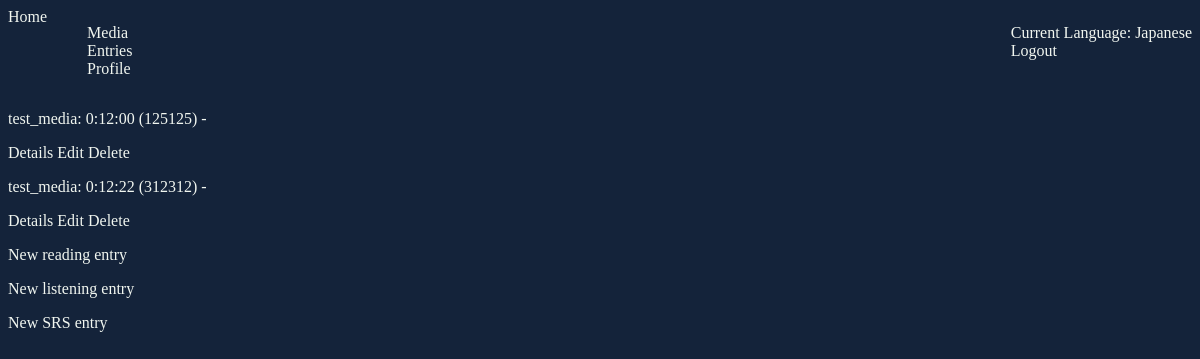
The app's page /entries/ (signed in), older data.
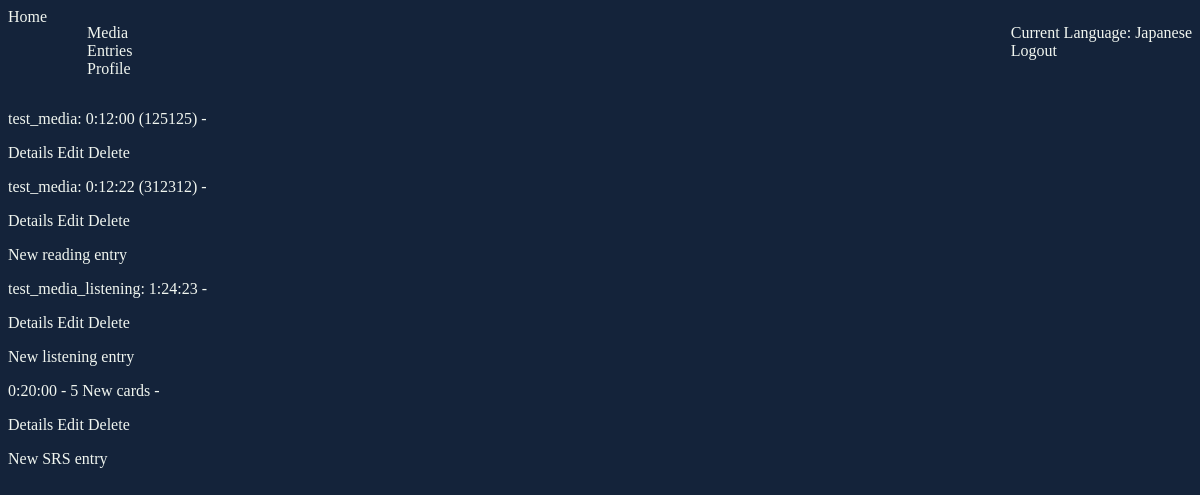
The same page, newer data.
### ImmersionTracker/immersion_entries/models.py (models this page shows)
class BaseEntry(models.Model):
    time_length = models.DurationField()
    created_on = models.DateTimeField(
        auto_now_add=True,
    )
    edited_on = models.DateTimeField(
        auto_now=True,
    )
    user_profile = models.ForeignKey(
        Profile,
        on_delete=models.CASCADE,
        related_name='%(class)s',
        blank=False,
        null=False,
    )
    language = models.ForeignKey(
        Language,
        on_delete=models.CASCADE,
        related_name='%(class)s',
        blank=False,
        null=False,
    )
    class Meta:
        abstract = True

class ReadingEntry(BaseEntry):
    char_length = models.IntegerField(default=None)
    media = models.ForeignKey(
        ReadingMedia,
        on_delete=models.DO_NOTHING,
        related_name='entries',
    )
    def __str__(self):
        return f"{self.media.name}: {self.time_length} ({self.char_length})"

class ListeningEntry(BaseEntry):
    media = models.ForeignKey(
        ListeningMedia,
        on_delete=models.DO_NOTHING,
        related_name='entries',
    )
    def __str__(self):
        return f"{self.media.name}: {self.time_length}"

class SRSEntry(BaseEntry):
    new_cards = models.IntegerField(
        blank=True,
        null=True,
    )
    def __str__(self):
        s = '' if self.new_cards == 1 else 's'
        return f"{self.time_length} - {self.new_cards} New card{s}"

### ImmersionTracker/media/models.py (models this page shows, shortened)
class BaseMedia(models.Model):
    NAME_MAX_LENGTH = 30
    TYPE_MAX_LENGTH = 20
    name = models.CharField(
        max_length=NAME_MAX_LENGTH,
        blank=False,
        null=False,
    )
    type = models.CharField(
        max_length=TYPE_MAX_LENGTH,
        blank=False,
        null=False,
    )
    link = models.URLField(
        blank=True,
        null=True,
    )
    status = models.CharField(
    )
    language = models.ForeignKey(
        Language,
        on_delete=models.CASCADE,
        related_name='%(class)s',
        blank=False,
        null=False,
    )
    user_profile = models.ForeignKey(
        Profile,
        on_delete=models.CASCADE,
        related_name='%(class)s',
        blank=False,
        null=False,
    )
    class Meta:
        abstract = True

class ReadingMedia(BaseMedia):
    STATUS_MAX_LENGTH = 10
    STATUS_READING = 'Reading'
    STATUS_COMPLETED = 'Completed'
    STATUS_ONHOLD = 'On Hold'
    STATUS_DROPPED = 'Dropped'
    STATUS_CHOICES = (
        (STATUS_READING, STATUS_READING),
        (STATUS_COMPLETED, STATUS_COMPLETED),
        (STATUS_ONHOLD, STATUS_ONHOLD),
        (STATUS_DROPPED, STATUS_DROPPED),
    )
    status = models.CharField(
        max_length=STATUS_MAX_LENGTH,
        choices=STATUS_CHOICES,
    )

class ListeningMedia(BaseMedia):
    STATUS_MAX_LENGTH = 10
    STATUS_LISTENING = 'Listening'
    STATUS_COMPLETED = 'Completed'
    STATUS_ONHOLD = 'On Hold'
    STATUS_DROPPED = 'Dropped'
    STATUS_CHOICES = (
        (STATUS_LISTENING, STATUS_LISTENING),
        (STATUS_COMPLETED, STATUS_COMPLETED),
        (STATUS_ONHOLD, STATUS_ONHOLD),
        (STATUS_DROPPED, STATUS_DROPPED),
    )
    status = models.CharField(
        max_length=STATUS_MAX_LENGTH,
        choices=STATUS_CHOICES,
    )

### ImmersionTracker/immersion_entries/views.py (the view)
# urls.py: path('', AllEntriesView.as_view(), name='all_entries'),
class AllEntriesView(GetFilteredQuerysetForContextMixin, views.TemplateView):
    template_name = 'immersion_entries/all_entries.html'
    models = (ReadingEntry, ListeningEntry, SRSEntry)

### ImmersionTracker/mixins.py (called while the page is built)
    def dispatch(self, request, *args, **kwargs):
        if not get_current_language(request):
            return redirect('no_current_language')
        return super().dispatch(request, *args, **kwargs)

    def get_filtered_context(self, model):
        data = model.objects.filter(user_profile=get_current_profile(self.request),
                                    language=get_current_language(self.request))
        return data

    def get_context_data(self, **kwargs):
        context = super().get_context_data(**kwargs)
        for model in self.models:
            context[model._meta.model_name] = self.get_filtered_context(model)
        return context

### ImmersionTracker/utils.py (called while the page is built)
def get_current_profile(request):
    return Profile.objects.get(user_id=request.user.id)

def get_current_language(request):
    return get_current_profile(request).current_language

### templates/immersion_entries/all_entries.html
{% extends 'base.html' %}
{% block main_content %}
    {% for entry in readingentry %}
        <p> {{ entry }} - </p>
        <a href="{% url 'reading_entry_details' pk=entry.pk %}"> Details </a>
        <a href="{% url 'reading_entry_edit' pk=entry.pk %}"> Edit </a>
        <a href="{% url 'reading_entry_delete' pk=entry.pk %}"> Delete </a>
    {% endfor %}
    <p><a href="{% url 'reading_entry_create' %}"> New reading entry </a></p>
    {% for entry in listeningentry %}
        <p> {{ entry }} - </p>
        <a href="{% url 'listening_entry_details' pk=entry.pk %}"> Details </a>
        <a href="{% url 'listening_entry_edit' pk=entry.pk %}"> Edit </a>
        <a href="{% url 'listening_entry_delete' pk=entry.pk %}"> Delete </a>
    {% endfor %}
    <p><a href="{% url 'listening_entry_create' %}"> New listening entry </a></p>
    {% for entry in srsentry %}
        <p> {{ entry }} - </p>
        <a href="{% url 'srs_entry_details' pk=entry.pk %}"> Details </a>
        <a href="{% url 'srs_entry_edit' pk=entry.pk %}"> Edit </a>
        <a href="{% url 'srs_entry_delete' pk=entry.pk %}"> Delete </a>
    {% endfor %}
    <p><a href="{% url 'srs_entry_create' %}"> New SRS entry </a></p>
{% endblock %}

Row changes from the older to the newer data that the page shows:
added ListeningEntry: media+time_length "test_media_listening: 1:24:23"
added SRSEntry: new_cards+time_length "0:20:00 - 5 New cards"
